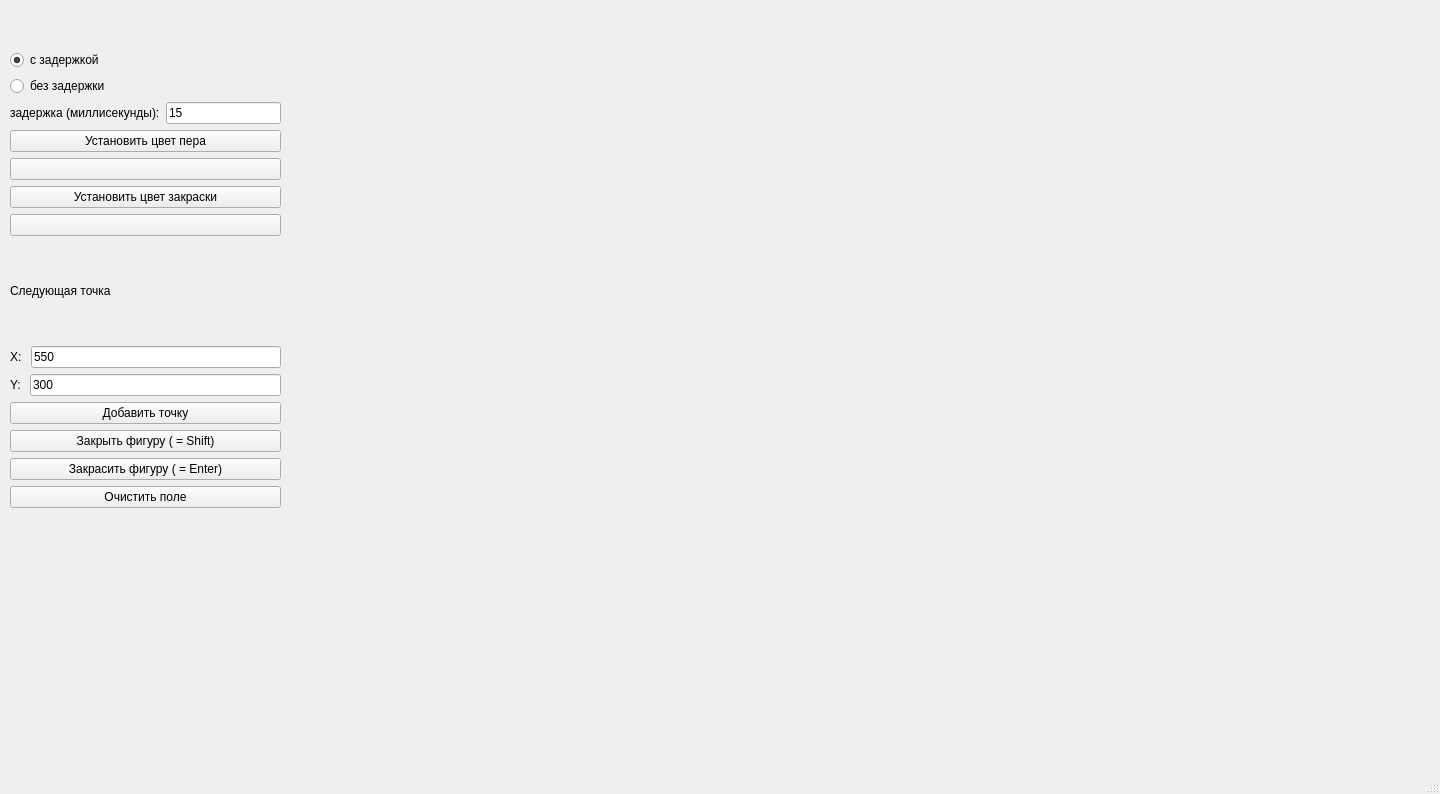
<?xml version="1.0" encoding="UTF-8"?>
<ui version="4.0">
 <class>viewer</class>
 <widget class="QMainWindow" name="viewer">
  <property name="geometry">
   <rect>
    <x>0</x>
    <y>0</y>
    <width>1440</width>
    <height>794</height>
   </rect>
  </property>
  <property name="windowTitle">
   <string>viewer</string>
  </property>
  <widget class="QWidget" name="centralwidget">
   <widget class="QWidget" name="">
    <property name="geometry">
     <rect>
      <x>10</x>
      <y>50</y>
      <width>271</width>
      <height>458</height>
     </rect>
    </property>
    <layout class="QVBoxLayout" name="verticalLayout_3">
     <item>
      <layout class="QVBoxLayout" name="verticalLayout_5">
       <item>
        <widget class="QRadioButton" name="with_delay_but">
         <property name="cursor">
          <cursorShape>PointingHandCursor</cursorShape>
         </property>
         <property name="text">
          <string>с задержкой</string>
         </property>
         <property name="checked">
          <bool>true</bool>
         </property>
        </widget>
       </item>
       <item>
        <widget class="QRadioButton" name="without_delay_but">
         <property name="cursor">
          <cursorShape>PointingHandCursor</cursorShape>
         </property>
         <property name="text">
          <string>без задержки</string>
         </property>
        </widget>
       </item>
       <item>
        <layout class="QHBoxLayout" name="horizontalLayout_3">
         <item>
          <widget class="QLabel" name="label_5">
           <property name="text">
            <string>задержка (миллисекунды):</string>
           </property>
          </widget>
         </item>
         <item>
          <widget class="QLineEdit" name="delay_text">
           <property name="text">
            <string>15</string>
           </property>
          </widget>
         </item>
        </layout>
       </item>
      </layout>
     </item>
     <item>
      <layout class="QVBoxLayout" name="verticalLayout_4">
       <item>
        <widget class="QPushButton" name="setPenColorButton">
         <property name="cursor">
          <cursorShape>PointingHandCursor</cursorShape>
         </property>
         <property name="text">
          <string>Установить цвет пера</string>
         </property>
        </widget>
       </item>
       <item>
        <widget class="QPushButton" name="current_pen_color">
         <property name="text">
          <string/>
         </property>
        </widget>
       </item>
       <item>
        <widget class="QPushButton" name="setBrushColorButton">
         <property name="cursor">
          <cursorShape>PointingHandCursor</cursorShape>
         </property>
         <property name="text">
          <string>Установить цвет закраски</string>
         </property>
        </widget>
       </item>
       <item>
        <widget class="QPushButton" name="current_brush_color">
         <property name="text">
          <string/>
         </property>
        </widget>
       </item>
      </layout>
     </item>
     <item>
      <layout class="QVBoxLayout" name="verticalLayout">
       <item>
        <widget class="QLabel" name="label_3">
         <property name="text">
          <string>Следующая точка</string>
         </property>
        </widget>
       </item>
       <item>
        <layout class="QHBoxLayout" name="horizontalLayout">
         <item>
          <widget class="QLabel" name="label_2">
           <property name="text">
            <string>X: </string>
           </property>
          </widget>
         </item>
         <item>
          <widget class="QLineEdit" name="x_text">
           <property name="text">
            <string>550</string>
           </property>
          </widget>
         </item>
        </layout>
       </item>
       <item>
        <layout class="QHBoxLayout" name="horizontalLayout_2">
         <item>
          <widget class="QLabel" name="label">
           <property name="text">
            <string>Y: </string>
           </property>
          </widget>
         </item>
         <item>
          <widget class="QLineEdit" name="y_text">
           <property name="text">
            <string>300</string>
           </property>
          </widget>
         </item>
        </layout>
       </item>
       <item>
        <widget class="QPushButton" name="add_point_but">
         <property name="cursor">
          <cursorShape>PointingHandCursor</cursorShape>
         </property>
         <property name="text">
          <string>Добавить точку</string>
         </property>
        </widget>
       </item>
      </layout>
     </item>
     <item>
      <layout class="QVBoxLayout" name="verticalLayout_2">
       <item>
        <widget class="QPushButton" name="add_hole_but">
         <property name="cursor">
          <cursorShape>PointingHandCursor</cursorShape>
         </property>
         <property name="text">
          <string>Закрыть фигуру ( = Shift)</string>
         </property>
        </widget>
       </item>
       <item>
        <widget class="QPushButton" name="fill_but">
         <property name="cursor">
          <cursorShape>PointingHandCursor</cursorShape>
         </property>
         <property name="text">
          <string>Закрасить фигуру ( = Enter)</string>
         </property>
        </widget>
       </item>
       <item>
        <widget class="QPushButton" name="erase_but">
         <property name="cursor">
          <cursorShape>PointingHandCursor</cursorShape>
         </property>
         <property name="text">
          <string>Очистить поле</string>
         </property>
        </widget>
       </item>
      </layout>
     </item>
    </layout>
   </widget>
  </widget>
  <widget class="QMenuBar" name="menubar">
   <property name="geometry">
    <rect>
     <x>0</x>
     <y>0</y>
     <width>1440</width>
     <height>22</height>
    </rect>
   </property>
  </widget>
  <widget class="QStatusBar" name="statusbar"/>
 </widget>
 <resources/>
 <connections/>
</ui>
